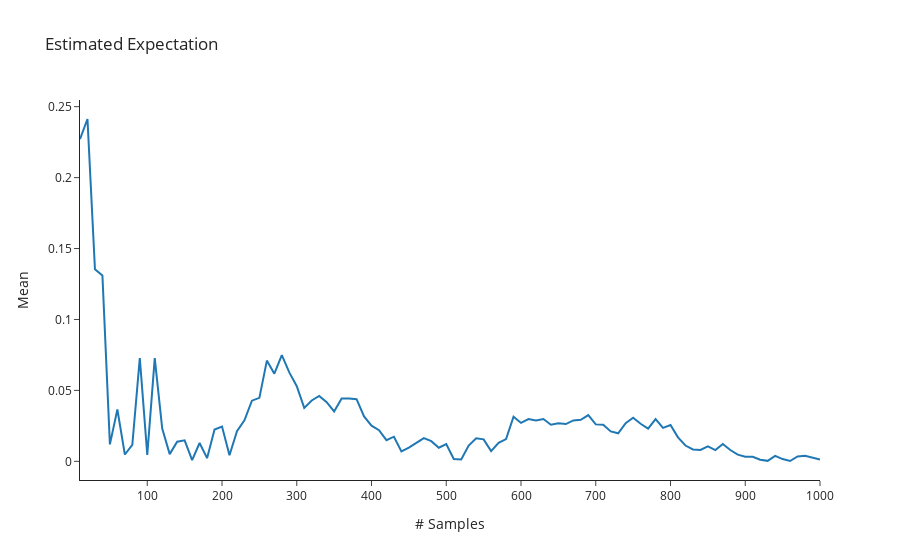
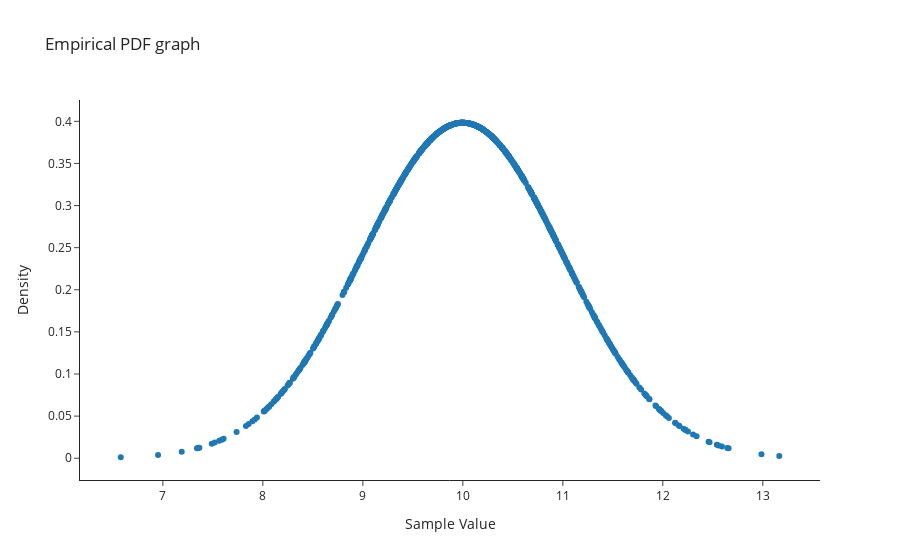

Notebook source saved alongside these figures, in order:
### Code cell
# Question 2 - Empirically showing sample mean is consistent
estimations = []
sample_sizes = np.arange(10, total_samples + 1, 10)
for n_samples in sample_sizes:
    univariate.fit(samples[:n_samples+1])
    estimations.append(univariate.mu_)

errors = np.abs(np.array(estimations) - mean)
fig = go.Figure([go.Scatter(x=sample_sizes, y=errors, name="Mean")])
fig.update_layout(xaxis_title='# Samples', yaxis_title='Mean', title='Estimated Expectation')
fig.show()

fig = go.Figure([go.Scatter(x=samples, y=univariate.pdf(samples), mode='markers')])
fig.update_layout(xaxis_title='Sample Value', yaxis_title='Density', title='Empirical PDF graph')

fig.show()

### Figure 1 — Plotly figure (JSON) as saved in the notebook; plotly's stock layout.template omitted (floating-point values rounded to 4 significant figures)
{"data": [{"name": "Mean", "x": [10, 20, 30, 40, 50, 60, 70, 80, 90, 100, 110, 120, 130, 140, 150, 160, 170, 180, 190, 200, 210, 220, 230, 240, 250, 260, 270, 280, 290, 300, 310, 320, 330, 340, 350, 360, 370, 380, 390, 400, 410, 420, 430, 440, 450, 460, 470, 480, 490, 500, 510, 520, 530, 540, 550, 560, 570, 580, 590, 600, 610, 620, 630, 640, 650, 660, 670, 680, 690, 700, 710, 720, 730, 740, 750, 760, 770, 780, 790, 800, 810, 820, 830, 840, 850, 860, 870, 880, 890, 900, 910, 920, 930, 940, 950, 960, 970, 980, 990, 1000], "y": [0.2272, 0.2413, 0.1355, 0.131, 0.01196, 0.03659, 0.004824, 0.01158, 0.07286, 0.004586, 0.07279, 0.02312, 0.005074, 0.01382, 0.01484, 0.0007836, 0.01291, 0.00224, 0.0224, 0.02452, 0.004251, 0.02123, 0.02887, 0.04275, 0.04473, 0.07099, 0.06182, 0.07485, 0.06271, 0.05297, 0.0377, 0.04288, 0.04613, 0.04171, 0.03517, 0.04433, 0.04434, 0.04382, 0.03166, 0.02512, 0.02195, 0.01489, 0.01736, 0.006992, 0.009662, 0.01296, 0.01636, 0.01419, 0.009591, 0.01215, 0.001689, 0.001293, 0.01113, 0.0163, 0.01548, 0.007187, 0.01306, 0.01572, 0.03143, 0.02708, 0.02982, 0.02877, 0.02983, 0.0258, 0.02678, 0.02624, 0.02883, 0.02924, 0.03254, 0.02604, 0.02583, 0.0211, 0.01974, 0.02686, 0.0307, 0.02651, 0.0231, 0.02978, 0.02358, 0.0256, 0.01688, 0.01115, 0.008413, 0.008074, 0.01058, 0.007894, 0.01216, 0.007974, 0.004724, 0.003295, 0.0032, 0.001165, 0.0003365, 0.003861, 0.001584, 0.0002333, 0.003475, 0.003998, 0.002841, 0.00128], "type": "scatter"}], "layout": {"xaxis": {"title": {"text": "# Samples"}}, "yaxis": {"title": {"text": "Mean"}}, "title": {"text": "Estimated Expectation"}}}

### Figure 2 — Plotly figure (JSON) as saved in the notebook; plotly's stock layout.template omitted (floating-point values rounded to 4 significant figures; data arrays with more than 128 entries replaced by an {"elided": "..."} marker saying what was removed)
{"data": [{"mode": "markers", "x": {"elided": "1000 float values"}, "y": {"elided": "1000 float values"}, "type": "scatter"}], "layout": {"xaxis": {"title": {"text": "Sample Value"}}, "yaxis": {"title": {"text": "Density"}}, "title": {"text": "Empirical PDF graph"}}}
